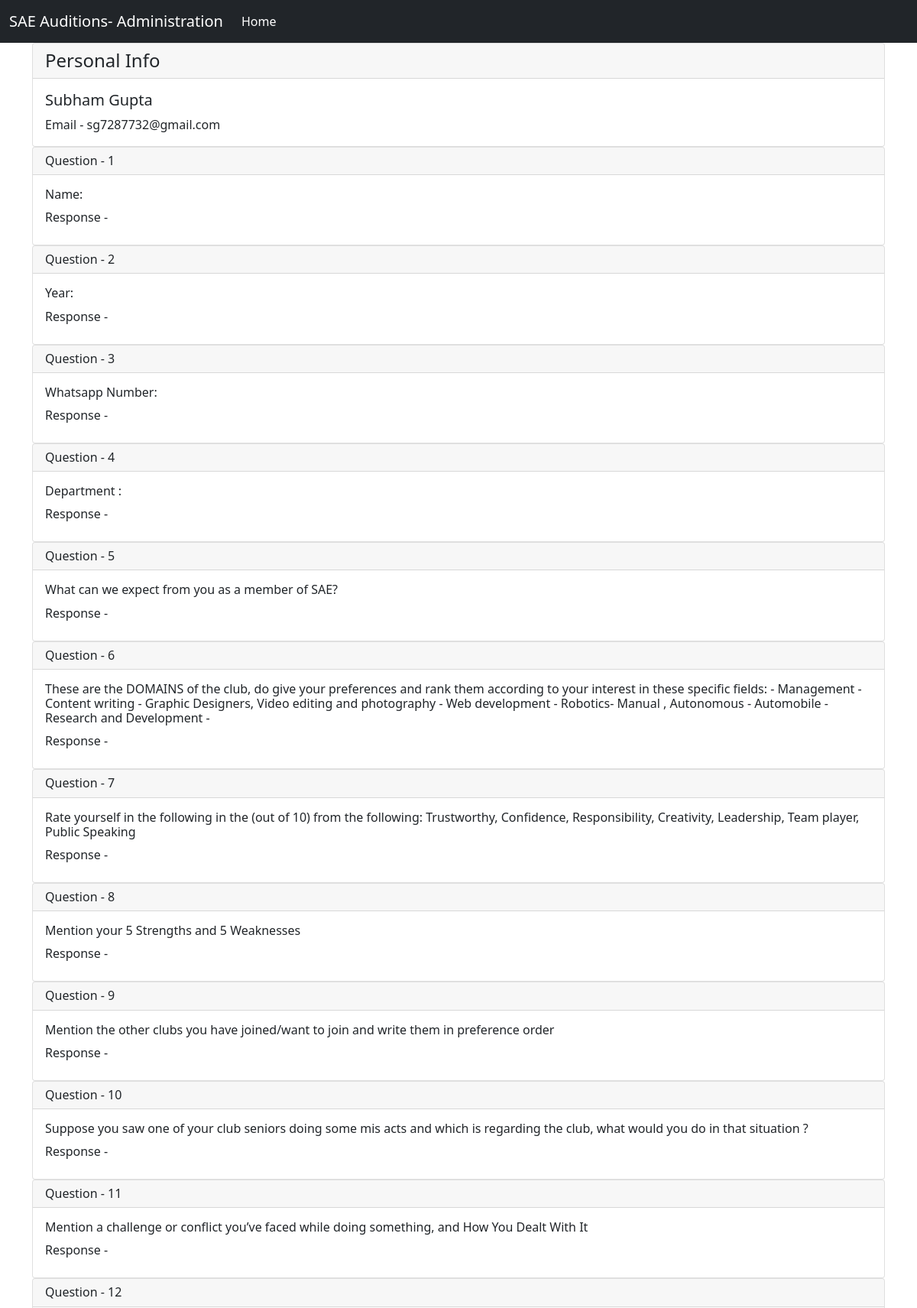
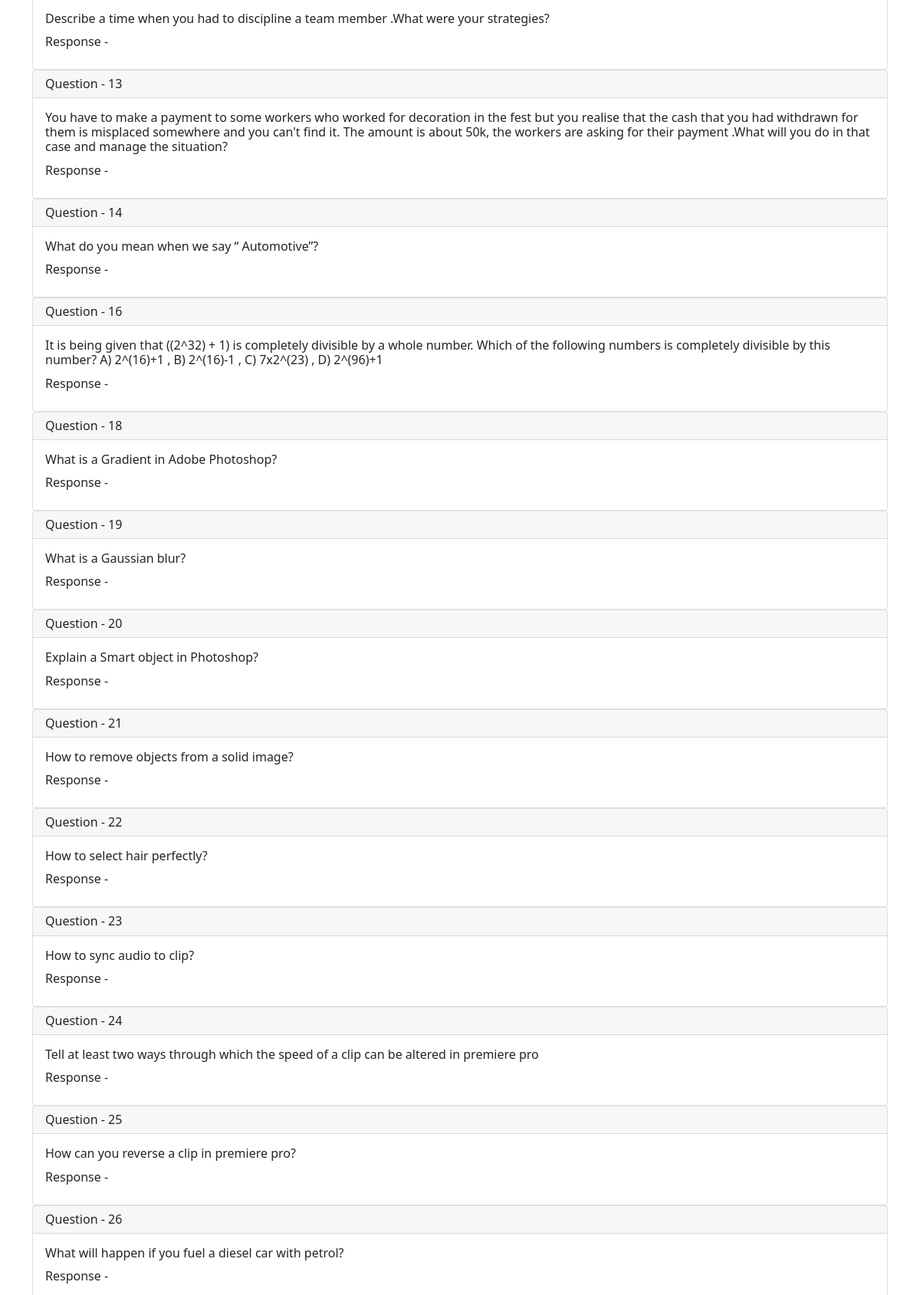
The page /administrator/response_detail/29 (upper part) on the database its author committed (2 pictures, top to bottom).
### accounts/models.py (models this page shows, shortened)
class Profile(models.Model):
    status = [
        (1,'NOT_EVALUATED'),
        (2,'EVALUATED'),
        (3,'ELIMINATED'),
    ]
    user = models.OneToOneField(User,on_delete=CASCADE)
    curr_round = models.IntegerField(default=1)
    current_status = models.IntegerField(choices=status,default=1)
    created_at = models.DateTimeField(auto_now_add=True)
    member= models.BooleanField(default=False)
    completed=models.BooleanField(default=False)

### response/models.py (models this page shows, shortened)
class Response(models.Model):
    question = models.ForeignKey(Question, on_delete=models.CASCADE)
    profile = models.ForeignKey(Profile, on_delete=models.CASCADE)
    response = models.CharField(max_length=500)

class Question(models.Model):
    ques_round = models.IntegerField(default=1, primary_key=True)
    types = [
        ('N', 'NORMAL'),
        ('I', 'IMAGE')
    ]
    question_type = models.CharField(max_length=1, choices=types)
    text = models.TextField(max_length=500)
    image = models.ImageField(upload_to='images/', blank=True)

### administrator/views.py (the view, shortened to what this page needs)
# urls.py: path('response_detail/<int:id>',views.response_detail,name='response_detail'),
def response_detail(request,id):
    profile = Profile.objects.get(id = id)
    response = Response.objects.filter(profile = profile)
    data = {}
    try:
        comments = Comment.objects.filter(profile=profile).order_by('-date_time')
        data['reviews'] = comments
    except:
        data['reviews'] = []
    data['profile'] = profile
    data['response'] = response
    return render(request,'administrator/detail.html',{'data':data})

### administrator/templates/administrator/detail.html (shortened to what this page needs)
{% extends 'base3.html' %}
{% block content %}
<div class="container">
  <div class="card">
    <h4 class="card-header">
      Personal Info
    </h4>
    <div class="card-body">
      <h5 class="card-title">{{data.profile.user.first_name}} {{data.profile.user.last_name}}</h5>
      <p class="card-text">Email - {{data.profile.user.email}}</p>
    </div>
  </div>
  <ul style="list-style:none ;margin:0;padding:0">
    {% for i in data.response %}
    <li>
      <div class="card">
        <h6 class="card-header">
          Question - {{i.question.ques_round}}
        </h6>
        <div class="card-body">
          <h6 class="card-text">{{i.question.text}}</h6>
          <p class="card-title">Response - {{i.response}}</p>
        </div>
      </div>
    </li>
   {% endfor %}
  </ul>
</div>
{% endblock %}

### rows shown on the page
Profile: profile.user.first_name "Subham", profile.user.last_name "Gupta", profile.user.email "sg7287732@gmail.com"
Response: question.ques_round "1", question.text "Name:"
Response: question.ques_round "2", question.text "Year:"
Response: question.ques_round "3", question.text "Whatsapp Number:"
Response: question.ques_round "4", question.text "Department :"
Response: question.ques_round "5", question.text "What can we expect from you as a member of SAE?"
Response: question.ques_round "6", question.text "These are the DOMAINS of the club, do give your preferences and rank them according to your interest in these specific fields: - Management - Content writing - Graphic Designers, Video editing and photography - Web development - Robotics- Manual , Autonomous - Automobile - Research and Development -"
Response: question.ques_round "7", question.text "Rate yourself in the following in the (out of 10) from the following: Trustworthy, Confidence, Responsibility, Creativity, Leadership, Team player, Public Speaking"
Response: question.ques_round "8", question.text "Mention your 5 Strengths and 5 Weaknesses"
Response: question.ques_round "9", question.text "Mention the other clubs you have joined/want to join and write them in preference order"
Response: question.ques_round "10", question.text "Suppose you saw one of your club seniors doing some mis acts and which is regarding the club, what would you do in that situation ?"
Response: question.ques_round "11", question.text "Mention a challenge or conflict you’ve faced while doing something, and How You Dealt With It"
Response: question.ques_round "12", question.text "Describe a time when you had to discipline a team member .What were your strategies?"
Response: question.ques_round "13", question.text "You have to make a payment to some workers who worked for decoration in the fest but you realise that the cash that you had withdrawn for them is misplaced somewhere and you can't find it. The amount is about 50k, the workers are asking for their payment .What will you do in that case and manage the situation?"
Response: question.ques_round "14", question.text "What do you mean when we say “ Automotive”?"
Response: question.ques_round "16", question.text "It is being given that ((2^32) + 1) is completely divisible by a whole number. Which of the following numbers is completely divisible by this number? A) 2^(16)+1 , B) 2^(16)-1 , C) 7x2^(23) , D) 2^(96)+1"
Response: question.ques_round "18", question.text "What is a Gradient in Adobe Photoshop?"
Response: question.ques_round "19", question.text "What is a Gaussian blur?"
Response: question.ques_round "20", question.text "Explain a Smart object in Photoshop?"
Response: question.ques_round "21", question.text "How to remove objects from a solid image?"
Response: question.ques_round "22", question.text "How to select hair perfectly?"
Response: question.ques_round "23", question.text "How to sync audio to clip?"
Response: question.ques_round "24", question.text "Tell at least two ways through which the speed of a clip can be altered in premiere pro"
Response: question.ques_round "25", question.text "How can you reverse a clip in premiere pro?"
Response: question.ques_round "26", question.text "What will happen if you fuel a diesel car with petrol?"
